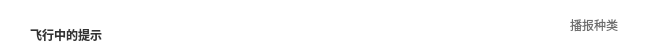
        <widget class="QWidget" name="widget_75" native="true">
         <property name="geometry">
          <rect>
           <x>0</x>
           <y>630</y>
           <width>661</width>
           <height>56</height>
          </rect>
         </property>
         <property name="styleSheet">
          <string notr="true">background-color: rgb(255, 255, 255);</string>
         </property>
         <widget class="clickedWidget" name="data_conn_log_14" native="true">
          <property name="geometry">
           <rect>
            <x>0</x>
            <y>0</y>
            <width>661</width>
            <height>56</height>
           </rect>
          </property>
          <widget class="QLabel" name="label_144">
           <property name="geometry">
            <rect>
             <x>30</x>
             <y>20</y>
             <width>111</width>
             <height>31</height>
            </rect>
           </property>
           <property name="styleSheet">
            <string notr="true">outline:0px;
font: 13pt &quot;思源黑体&quot;;
color:rgb(51, 51, 51);
border-width:0;
background: transparent;
border-style:outset;</string>
           </property>
           <property name="text">
            <string>&lt;html&gt;&lt;head/&gt;&lt;body&gt;&lt;p&gt;&lt;span style=&quot; font-weight:600;&quot;&gt;飞行中的提示&lt;/span&gt;&lt;/p&gt;&lt;/body&gt;&lt;/html&gt;</string>
           </property>
           <property name="textFormat">
            <enum>Qt::RichText</enum>
           </property>
          </widget>
          <widget class="QLabel" name="show_conn_way_16">
           <property name="geometry">
            <rect>
             <x>570</x>
             <y>10</y>
             <width>61</width>
             <height>31</height>
            </rect>
           </property>
           <property name="sizePolicy">
            <sizepolicy hsizetype="Expanding" vsizetype="Fixed">
             <horstretch>0</horstretch>
             <verstretch>0</verstretch>
            </sizepolicy>
           </property>
           <property name="styleSheet">
            <string notr="true">outline:0px;
font: 10pt &quot;思源黑体&quot; Bold;
color: rgb(109, 109, 109);
border-width:0;
background: transparent;
border-style:outset;</string>
           </property>
           <property name="text">
            <string>&lt;html&gt;&lt;head/&gt;&lt;body&gt;&lt;p&gt;播报种类&lt;/p&gt;&lt;/body&gt;&lt;/html&gt;</string>
           </property>
           <property name="textFormat">
            <enum>Qt::RichText</enum>
           </property>
          </widget>
          <widget class="QLabel" name="label_145">
           <property name="geometry">
            <rect>
             <x>630</x>
             <y>16</y>
             <width>12</width>
             <height>21</height>
            </rect>
           </property>
           <property name="styleSheet">
            <string notr="true">border-image: url(:/images/resources/images/ui/SHGCSetUp/dayuhao.png);</string>
           </property>
           <property name="text">
            <string/>
           </property>
           <property name="textFormat">
            <enum>Qt::RichText</enum>
           </property>
          </widget>
         </widget>
        </widget>
